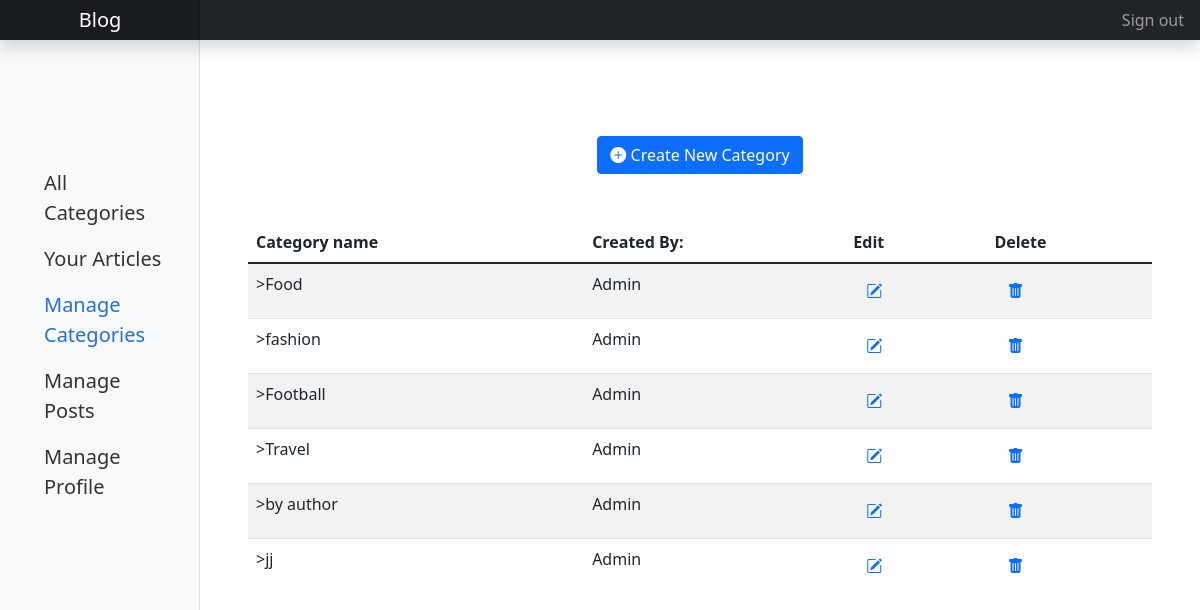
Screenshot of /?url=/pages/ManageCategories (signed in) with the database file from the repository.
### tables this page shows
CREATE TABLE `category` (
  `categoryID` int(11) NOT NULL,
  `userID` int(11) NOT NULL,
  `name` varchar(255) NOT NULL
);

CREATE TABLE `users` (
  `userID` int(11) NOT NULL,
  `username` varchar(255) NOT NULL,
  `email` varchar(255) NOT NULL,
  `type` varchar(255) NOT NULL,
  `password` varchar(255) NOT NULL
);

### controllers/Pages.php (called while the page is built, shortened)
<?php
class Pages extends Controller {
    public function ManageCategories() {
        $this->view('ManageCategories');
    }
}

### utility/core.php (called while the page is built, shortened)
<?php
  class Core {
    protected $currentMethod = 'index';
    public function __construct(){
      $url = $this->getUrl();
      if(file_exists('controllers/' . ucwords($url[0]). '.php')){
        unset($url[0]);
      }
      $this->currentController = new $this->currentController;
      if(isset($url[1])){
        if(method_exists($this->currentController, $url[1])){
          $this->currentMethod = $url[1];
          unset($url[1]);
        }
      }
      $this->params = $url ? array_values($url) : [];
      call_user_func_array([$this->currentController, $this->currentMethod], $this->params);
    }
    public function getUrl(){
      if(isset($_GET['url'])){
        $url = rtrim($_GET['url'], '/');
        $url = filter_var($url, FILTER_SANITIZE_URL);
        $url = array_values(array_filter(explode('/', $url), function ($str) {
          return !empty($str);
        }));
        return $url;
      }
    }
  }

### require.php (called while the page is built, shortened)
<?php
require_once './utility/core.php';
require_once('./controllers/get.php');
$init = new Core();

### index.php (called while the page is built)
<?php
    require_once 'require.php';

### controllers/get.php (called while the page is built, shortened)
<?php
function getCategory()
{
    $database = new Database();
    $db = $database->getConnection();
    $sql = "SELECT users.username, category.name, category.categoryID FROM users INNER JOIN category ON users.userID=category.userID";
    $result = $db->query($sql);
    while ($row = $result->fetchAll(PDO::FETCH_ASSOC)) {
        return $row;
    }
}

### views/ManageCategories.php (the view, shortened to what this page needs)
<!DOCTYPE html>
<html lang="en">
<head>
    <link rel="stylesheet" href="https://cdn.jsdelivr.net/npm/bootstrap-icons@1.8.1/font/bootstrap-icons.css">
    <link href="http://localhost:8012/blog/css/main.min.css?ts=<?= time() ?>" rel="stylesheet">
</head>
<body>
    <header class="navbar navbar-dark sticky-top bg-dark flex-md-nowrap p-0 shadow">
        <a class="navbar-brand col-12 col-md-3 col-lg-2 me-0 px-3 text-center" href="http://localhost:8012/blog">Blog</a>
        <div class="navbar-nav">
            <div class="nav-item text-nowrap">
                <?php if (isset($_SESSION['user']['type'])) { ?> <a class="nav-link px-3" href="http://localhost:8012/blog/?url=/users/logout">Sign out</a> <?php } else { ?>
                    <a class="nav-link px-3" href="http://localhost:8012/blog/?url=/users/logout">Sign in</a> <?php } ?>
            </div>
        </div>
    </header>
    <div class="container-fluid">
        <div class="row">
            <nav id="sidebarMenu" class="col-md-3 col-lg-2 d-md-block bg-light sidebar collapse">
                <div class="position-sticky pt-3">
                    <ul class="nav flex-column fs-5 pt-lg-5 my-5 ps-lg-3">
                        <li class="nav-item">
                        <li class="nav-item">
                            <a class="nav-link" href="http://localhost:8012/blog/?url=/pages/categories">
                                All Categories
                            </a>
                        </li>
                        <?php if (isset($_SESSION['user']['type'])) { ?>
                            <li class="nav-item">
                                <a class="nav-link" href="http://localhost:8012/blog/?url=/pages/yourArticles">
                                    Your Articles
                                </a>
                            </li>
                            <li class="nav-item">
                                <a class="nav-link active" aria-current="page" href="http://localhost:8012/blog/?url=/pages/ManageCategories">
                                    Manage Categories
                                </a>
                            </li>
                            <li class="nav-item">
                                <a class="nav-link" href="http://localhost:8012/blog/?url=/pages/ManagePosts">
                                    Manage Posts
                                </a>
                            </li>
                            <li class="nav-item">
                                <a class="nav-link" href="#">
                                    Manage Profile
                                </a>
                            </li>
                        <?php } ?>
                    </ul>
                </div>
            </nav>
            <main class="col-md-9 ms-sm-auto col-lg-10 px-md-4">
                <?php if (isset($_SESSION['user']['type'])) { ?>
                    <section class="my-5">
                        <div class="container my-5">
                            <section>
                                <div class="container text-center">
                                    <button type="button" class="bi bi-plus-circle-fill btn btn-primary my-5" data-bs-toggle="modal" data-bs-target="#addModal">
                                        Create New Category
                                    </button>
                                </div>
                            </section>
                            <?php if ($_SESSION['user']['type'] == 'Admin') {
                            ?>
                                <div class="table-wrapper-scroll-y my-custom-scrollbar">
                                    <table class="table table-striped">
                                        <thead>
                                            <tr>
                                                <th scope="col">Category name</th>
                                                <th scope="col">Created By:</th>
                                                <th scope="col">Edit</th>
                                                <th scope="col">Delete</th>
                                            </tr>
                                        </thead>
                                        <tbody>
                                            <?php require_once('./controllers/get.php');
                                            $categories = getCategory();
                                            ?>
                                            <?php foreach ($categories as $category) : ?>
                                                <tr>
                                                    <td>><?php echo $category['name'] ?></td>
                                                    <td><?php echo $category['username'] ?></td>
                                                    <td><button type="submit" class="btn btn-link" data-bs-target="#updateModal<?php echo $category['categoryID'] ?>" data-bs-toggle="modal"><i class="bi bi-pencil-square"></i></a></td>
                                                    <form id="deleteRow<?php echo $category['categoryID'] ?>" method="POST" onsubmit="return deletecategory(<?php echo $category['categoryID'] ?>);">
                                                        <td><button type="submit" name="submit" class="btn btn-link"><i class="bi bi-trash-fill"></i></button></td>
                                                    </form>
                                                </tr>
                                            <?php endforeach; ?>
                                        </tbody>
                                    </table>
                                </div>
                            <?php } ?>
                        </div>
                    </section>
                <?php } else { ?>
                    <p>Sign in</p>
                <?php } ?>
            </main>
        </div>
    </div>
</body>
</html>

### rows the page displays
category: name "Food", userID.username "Admin"
category: name "fashion", userID.username "Admin"
category: name "Football", userID.username "Admin"
category: name "Travel", userID.username "Admin"
category: name "by author", userID.username "Admin"
category: name "jj", userID.username "Admin"
